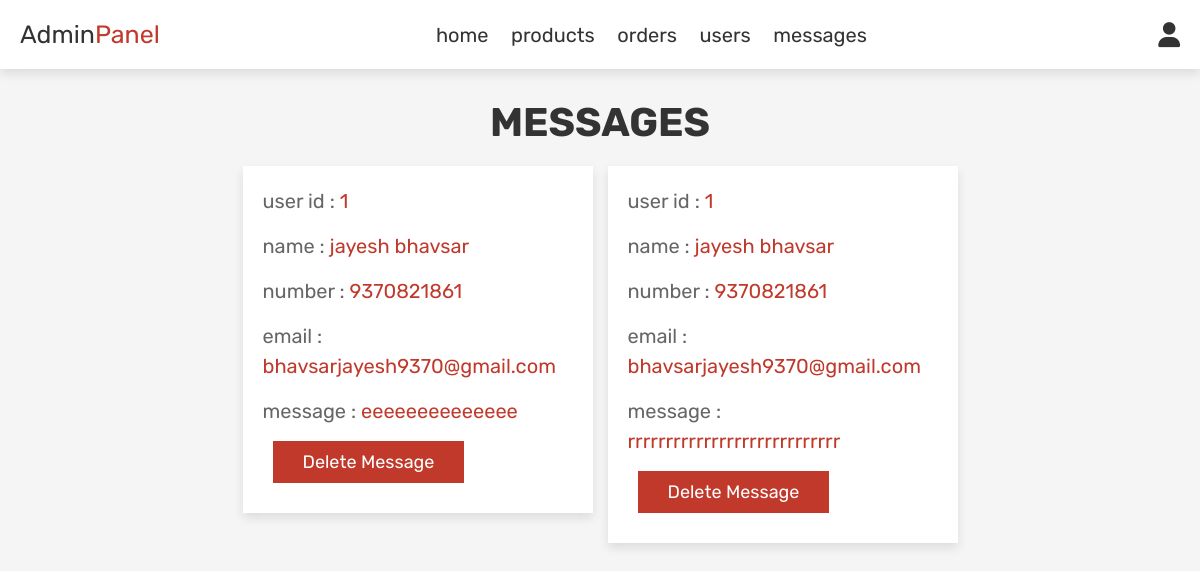
Page /admin_contacts.php (signed in) on the committed database.
### tables this page shows
CREATE TABLE `message` (
  `id` int(100) NOT NULL,
  `user_id` int(100) NOT NULL,
  `name` varchar(100) NOT NULL,
  `email` varchar(100) NOT NULL,
  `number` varchar(12) NOT NULL,
  `message` varchar(500) NOT NULL
);

### admin_contacts.php (the view, shortened to what this page needs)
<?php
include 'config.php';
?>
<!DOCTYPE html>
<html lang="en">
<head>
   <link rel="stylesheet" href="https://cdnjs.cloudflare.com/ajax/libs/font-awesome/6.0.0/css/all.min.css">
   <link rel="stylesheet" href="css/admin_style.css?v=<?php echo time();?>">
</head>
<body>
<?php include 'admin_header.php'; ?>
<section class="messages">
   <h1 class="title"> messages </h1>
   <div class="box-container">
   <?php
      $select_message = mysqli_query($conn, "SELECT * FROM `message`") or die('query failed');
      if(mysqli_num_rows($select_message) > 0){
         while($fetch_message = mysqli_fetch_assoc($select_message)){
   ?>
   <div class="box">
      <p> user id : <span><?php echo $fetch_message['user_id']; ?></span> </p>
      <p> name : <span><?php echo $fetch_message['name']; ?></span> </p>
      <p> number : <span><?php echo $fetch_message['number']; ?></span> </p>
      <p> email : <span><?php echo $fetch_message['email']; ?></span> </p>
      <p> message : <span><?php echo $fetch_message['message']; ?></span> </p>
      <a href="admin_contacts.php?delete=<?php echo $fetch_message['id']; ?>" onclick="return confirm('delete this message?');" class="delete-btn">delete message</a>
   </div>
   <?php
      };
   }else{
      echo '<p class="empty">you have no messages!</p>';
   }
   ?>
   </div>
</section>
</body>
</html>

### css/admin_style.css (style rules this page uses)
:root { --red: #e55b5b; --red: #c0392b; --orange: #f39c12; --black: #333; --white: #fff; --light-color: #666; --light-white: #ccc; --light-bg: #f5f5f5; --border: 0.1rem solid var(--black); --box-shadow: 0 0.5rem 1rem rgba(0, 0, 0, 0.1); }
* { font-family: "Rubik", sans-serif; margin: 0; padding: 0; box-sizing: border-box; outline: none; border: none; text-decoration: none; transition: all 0.2s linear; }
html { font-size: 62.5%; overflow-x: hidden; }
body { background-color: var(--light-bg); }
section { padding: 3rem 2rem; }
.title { text-align: center; margin-bottom: 2rem; text-transform: uppercase; color: var(--black); font-size: 4rem; }
.btn, .option-btn, .delete-btn, .white-btn { display: inline-block; margin-top: 1rem; padding: 1rem 3rem; cursor: pointer; color: var(--white); font-size: 1.8rem; text-transform: capitalize; }
.delete-btn { background-color: var(--red); margin: 1rem; }
.messages .box-container { display: grid; grid-template-columns: repeat(auto-fit, 35rem); justify-content: center; gap: 1.5rem; max-width: 1200px; margin: 0 auto; align-items: flex-start; }
.messages .box-container .box { background-color: var(--white); padding: 2rem; box-shadow: var(--box-shadow); }
.messages .box-container .box p { padding-bottom: 1.5rem; font-size: 2rem; color: var(--light-color); line-height: 1.5; }
.messages .box-container .box p span { color: var(--red); }
.messages .box-container .box .delete-btn { margin-top: 0; }

### rows in the picture
message: user "1", name "jayesh bhavsar", number "9370821861", email "bhavsarjayesh9370@gmail.com", message "eeeeeeeeeeeeee"
message: user "1", name "jayesh bhavsar", number "9370821861", email "bhavsarjayesh9370@gmail.com", message "rrrrrrrrrrrrrrrrrrrrrrrrrrrr"
